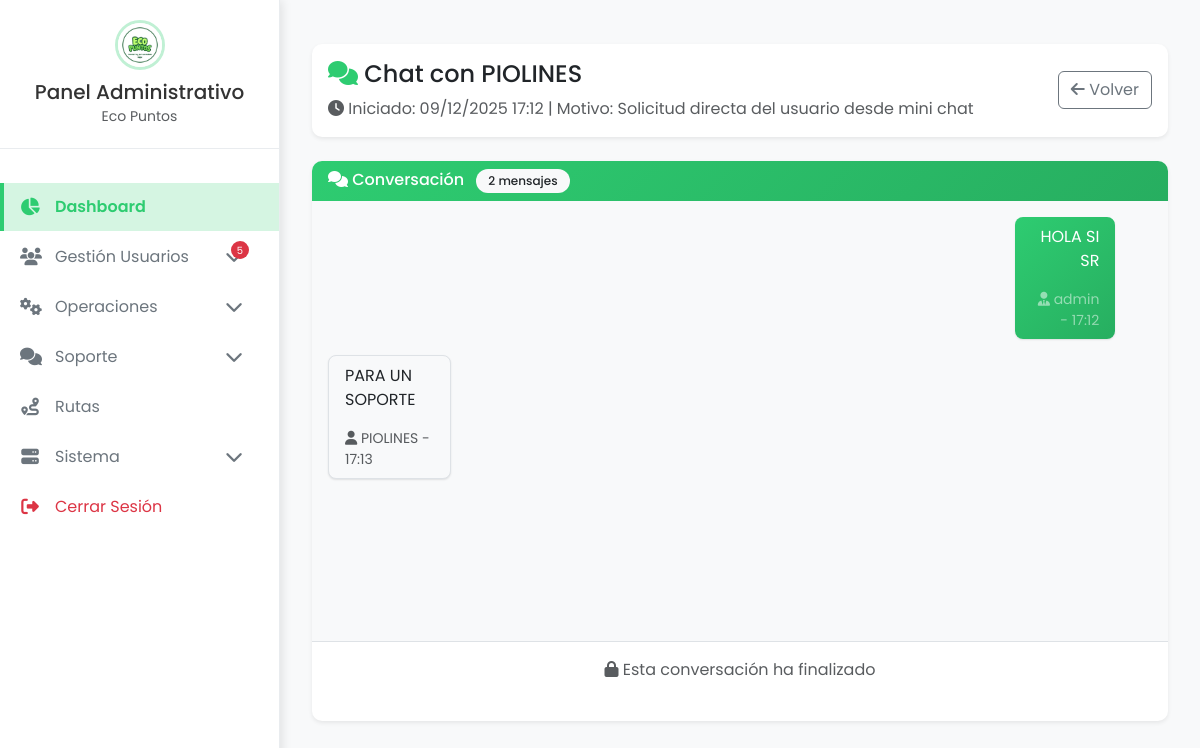
The app's page /chat-directo/5/ (signed in) with its own data.
### core/models.py (models this page shows, shortened)
class ConversacionDirecta(models.Model):
    ESTADOS = [
        ('activa', 'Activa'),
        ('pausada', 'Pausada'),
        ('finalizada', 'Finalizada'),
    ]
    solicitud_soporte = models.OneToOneField(SolicitudSoporte, on_delete=models.CASCADE, related_name='conversacion_directa')
    usuario = models.ForeignKey(settings.AUTH_USER_MODEL, on_delete=models.CASCADE, related_name='conversaciones_usuario')
    admin = models.ForeignKey(settings.AUTH_USER_MODEL, on_delete=models.CASCADE, related_name='conversaciones_admin')
    estado = models.CharField(max_length=20, choices=ESTADOS, default='activa')
    session_id = models.CharField(max_length=100, unique=True)
    fecha_inicio = models.DateTimeField(auto_now_add=True)
    fecha_fin = models.DateTimeField(null=True, blank=True)
    fecha_ultima_actividad = models.DateTimeField(auto_now=True)
    total_mensajes = models.IntegerField(default=0)
    satisfaccion_usuario = models.IntegerField(null=True, blank=True, choices=[(i, i) for i in range(1, 6)])
    notas_admin = models.TextField(blank=True)
    class Meta:
        verbose_name = 'Conversación Directa'
        verbose_name_plural = 'Conversaciones Directas'
        ordering = ['-fecha_inicio']

class Usuario(AbstractUser):
    ROLES = (
        ('superuser', 'Superusuario'),
        ('admin', 'Administrador'),
        ('conductor', 'Conductor'),
        ('user', 'Usuario Regular'),
    )
    LEVELS = (
        ('guardian_verde', 'Guardián Verde'),
        ('defensor_planeta', 'Defensor del Planeta'),
        ('heroe_eco', 'Héroe Eco'),
        ('embajador_ambiental', 'Embajador Ambiental'),
        ('leyenda_sustentable', 'Leyenda Sustentable'),
    )
    ZONAS = (
        ('zona_1_sur', 'Zona 1 - Sur (Comunas 9, 13)'),
        ('zona_2_centro', 'Zona 2 - Centro (Comunas 1, 3, 10, 12)'),
        ('zona_3_norte', 'Zona 3 - Norte (Comunas 2, 5, 6, 7, 8)'),
    )
    role = models.CharField(max_length=10, choices=ROLES, default='user')
    level = models.CharField(max_length=25, choices=LEVELS, default='guardian_verde')
    zona_asignada = models.CharField(max_length=20, choices=ZONAS, blank=True, null=True, help_text="Zona asignada para conductores")
    puntos = models.IntegerField(default=0)
    puntos_juego = models.IntegerField(default=0)  # Puntos acumulados en juegos de plásticos
    puntos_juego_vidrios = models.IntegerField(default=0)  # Puntos acumulados en juegos de vidrios
    puntos_juego_papel = models.IntegerField(default=0)  # Puntos acumulados en el juego de papel y cartón
    puntos_juego_metales = models.IntegerField(default=0)  # Puntos acumulados en el juego de metales
    nombres = models.CharField(max_length=100, blank=True, default='')
    apellidos = models.CharField(max_length=100, blank=True, default='')
    cedula = models.CharField(max_length=20, blank=True, null=True)
    telefono = models.CharField(max_length=20, blank=True, null=True)
    direccion = models.CharField(max_length=255, blank=True, null=True)
    fecha_registro = models.DateTimeField(auto_now_add=True)
    password_reset_token = models.CharField(max_length=100, blank=True, null=True)
    password_reset_expires = models.DateTimeField(null=True, blank=True)
    testimonio = models.TextField("Testimonio", blank=True, null=True)
    notificaciones_email = models.BooleanField(default=True)
    notificaciones_push = models.BooleanField(default=False)
    perfil_publico = models.BooleanField(default=True)
    mostrar_puntos = models.BooleanField(default=True)
    foto_perfil = models.ImageField(upload_to='fotos_perfil/', null=True, blank=True)
    suspended = models.BooleanField(default=False, help_text="Usuario suspendido permanentemente")
    terminos_aceptados = models.BooleanField(default=False, help_text="Usuario ha aceptado los términos y condiciones")
    fecha_aceptacion_terminos = models.DateTimeField(null=True, blank=True, help_text="Fecha cuando aceptó los términos")
    email_verificado = models.BooleanField(default=False, help_text="Email verificado con código 2FA")
    codigo_verificacion = models.CharField(max_length=6, blank=True, null=True, help_text="Código de verificación 2FA")
    codigo_verificacion_expira = models.DateTimeField(null=True, blank=True, help_text="Expiración del código 2FA")
    intentos_verificacion = models.IntegerField(default=0, help_text="Intentos fallidos de verificación")
    verificacion_bloqueada_hasta = models.DateTimeField(null=True, blank=True, help_text="Bloqueo temporal por intentos fallidos")
    email = models.EmailField(unique=True)
    class Meta:
        verbose_name = 'Usuario'
        verbose_name_plural = 'Usuarios'

class SolicitudSoporte(models.Model):
    ESTADOS = [
        ('pendiente', 'Pendiente'),
        ('aceptada', 'Aceptada'),
        ('rechazada', 'Rechazada'),
        ('en_chat', 'En Chat'),
        ('finalizada', 'Finalizada')
    ]
    usuario = models.ForeignKey(settings.AUTH_USER_MODEL, on_delete=models.CASCADE)
    fecha_creacion = models.DateTimeField(auto_now_add=True)
    estado = models.CharField(max_length=20, choices=ESTADOS, default='pendiente')
    mensaje = models.TextField(blank=True, null=True)
    admin_asignado = models.ForeignKey(settings.AUTH_USER_MODEL, on_delete=models.SET_NULL, null=True, blank=True, related_name='solicitudes_asignadas')

class MensajeDirecto(models.Model):
    conversacion = models.ForeignKey(ConversacionDirecta, on_delete=models.CASCADE, related_name='mensajes')
    autor = models.ForeignKey(settings.AUTH_USER_MODEL, on_delete=models.CASCADE)
    contenido = models.TextField()
    timestamp = models.DateTimeField(auto_now_add=True)
    leido = models.BooleanField(default=False)
    es_admin = models.BooleanField()  # True si el autor es admin
    editado = models.BooleanField(default=False)
    fecha_edicion = models.DateTimeField(null=True, blank=True)
    class Meta:
        verbose_name = 'Mensaje Directo'
        verbose_name_plural = 'Mensajes Directos'
        ordering = ['timestamp']

### core/chatbot/views.py (the view)
# urls.py: path('chat-directo/<int:conversation_id>/', chatbot_views.chat_directo, name='chat_directo'),
@login_required
def chat_directo(request, conversation_id):
    from core.models import ConversacionDirecta, MensajeDirecto
    conversacion = get_object_or_404(ConversacionDirecta, id=conversation_id)
    if not (request.user == conversacion.usuario or
            request.user == conversacion.admin or
            request.user.is_superuser):
        messages.error(request, 'No tienes permisos para acceder a esta conversación.')
        return redirect('/')
    MensajeDirecto.objects.filter(
        conversacion=conversacion,
        leido=False
    ).exclude(autor=request.user).update(leido=True)
    mensajes = MensajeDirecto.objects.filter(conversacion=conversacion).order_by('timestamp')
    context = {
        'conversacion': conversacion,
        'mensajes': mensajes,
        'es_admin': request.user == conversacion.admin or request.user.is_superuser,
        'es_usuario': request.user == conversacion.usuario,
    }
    return render(request, 'core/chatbot/chat_directo.html', context)

### core/templates/core/chatbot/chat_directo.html (shortened to what this page needs)
{% extends 'core/base_admin.html' %}
{% block content %}
<div class="container-fluid py-4">
    <div class="card border-0 shadow-sm mb-4">
        <div class="card-body">
            <div class="d-flex justify-content-between align-items-center">
                <div>
                    {% if es_admin %}
                        <h4 class="mb-2">
                            <i class="fas fa-comments text-primary"></i>
                            Chat con {{ conversacion.usuario.get_full_name|default:conversacion.usuario.username }}
                        </h4>
                        <p class="text-muted mb-0">
                            <i class="fas fa-clock"></i> Iniciado: {{ conversacion.fecha_inicio|date:"d/m/Y H:i" }}
                            {% if conversacion.solicitud_soporte.mensaje %}
                                | Motivo: {{ conversacion.solicitud_soporte.mensaje }}
                            {% endif %}
                        </p>
                    {% endif %}
                </div>
                <div class="d-flex gap-2">
                    <a href="{% if es_admin %}{% url 'listar_solicitudes_soporte' %}{% else %}{% url 'chatbot_interface' %}{% endif %}"
                       class="btn btn-outline-secondary">
                        <i class="fas fa-arrow-left"></i> Volver
                    </a>
                </div>
            </div>
        </div>
    </div>
    <div class="card border-0 shadow-sm" style="height: 70vh;">
        <div class="card-header bg-gradient-primary text-white">
            <h6 class="mb-0">
                <i class="fas fa-comments"></i> Conversación
                <span class="badge bg-light text-dark ms-2">{{ mensajes|length }} mensajes</span>
            </h6>
        </div>
        <div class="card-body d-flex flex-column p-0" style="height: 100%;">
            <div id="chat-messages" class="flex-grow-1 p-3 overflow-auto" style="max-height: calc(100% - 80px);">
                {% if not mensajes %}
                    <div class="text-center text-muted py-5">
                        <i class="fas fa-comment-dots fa-3x mb-3 opacity-50"></i>
                        <p>No hay mensajes aún. ¡Inicia la conversación!</p>
                    </div>
                {% else %}
                    {% for mensaje in mensajes %}
                        <div class="message-container mb-3 {% if mensaje.autor.username == user.username %}text-end{% endif %}">
                            <div class="d-inline-block">
                                <div class="message-bubble
                                    {% if mensaje.autor.username == user.username %}
                                        bg-primary text-white
                                    {% else %}
                                        bg-light text-dark border
                                    {% endif %}
                                    px-3 py-2 rounded-3"
                                    style="max-width: 70%; min-width: 100px;">
                                    <div class="message-content">
                                        {{ mensaje.contenido|linebreaks }}
                                    </div>
                                    <small class="message-time d-block mt-1
                                        {% if mensaje.autor.username == user.username %}
                                            text-white-50
                                        {% else %}
                                            text-muted
                                        {% endif %}">
                                        {% if mensaje.es_admin %}
                                            <i class="fas fa-user-tie"></i>
                                        {% else %}
                                            <i class="fas fa-user"></i>
                                        {% endif %}
                                        {{ mensaje.autor.get_full_name|default:mensaje.autor.username }}
                                        - {{ mensaje.timestamp|date:"H:i" }}
                                    </small>
                                </div>
                            </div>
                        </div>
                    {% endfor %}
                {% endif %}
            </div>
            {% if conversacion.estado == 'activa' %}
                <div class="border-top p-3">
                    <form id="chat-form" onsubmit="enviarMensaje(event)" class="d-flex gap-2">
                        {% csrf_token %}
                        <input type="text" id="mensaje-input" class="form-control"
                               placeholder="Escribe tu mensaje aquí..."
                               required maxlength="1000" autofocus>
                        <button type="submit" class="btn btn-primary" id="enviar-btn">
                            <i class="fas fa-paper-plane"></i> Enviar
                        </button>
                    </form>
                </div>
            {% else %}
                <div class="border-top p-3 text-center text-muted">
                    <i class="fas fa-lock"></i> Esta conversación ha finalizado
                </div>
            {% endif %}
        </div>
    </div>
</div>
{% endblock %}

### core/templates/core/chatbot/chat_directo.html (style rules this page uses)
.message-bubble { box-shadow: 0 1px 2px rgba(0,0,0,0.1); position: relative; }
.message-content { word-wrap: break-word; overflow-wrap: break-word; }
#chat-messages { background: #f8f9fa; }
.message-container:last-child { margin-bottom: 0 !important; }
#chat-messages { scroll-behavior: smooth; }

### records on screen
ConversacionDirecta: usuario.get_full_name "PIOLINES", fecha_inicio "09/12/2025 17:12", solicitud_soporte.mensaje "Solicitud directa del usuario desde mini chat"
MensajeDirecto: contenido "HOLA SI SR", es_admin True (drawn), autor.get_full_name "admin", timestamp "17:12"
MensajeDirecto: contenido "PARA UN SOPORTE", es_admin False (drawn), autor.get_full_name "PIOLINES", timestamp "17:13"

### other values on screen
{{ mensajes|length }} "2"
